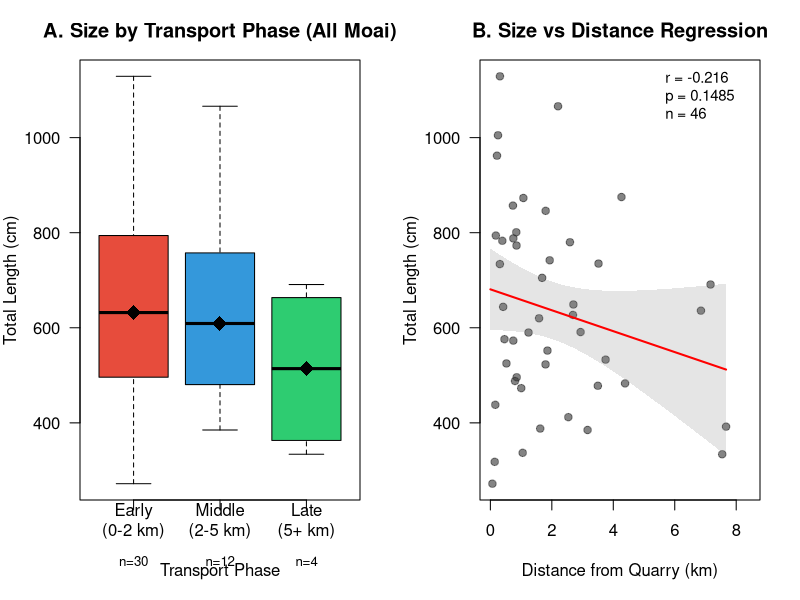
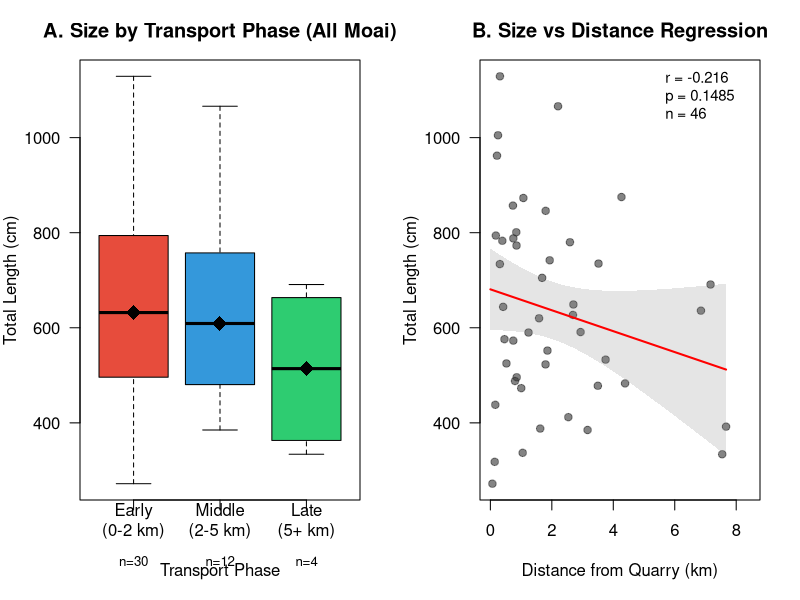
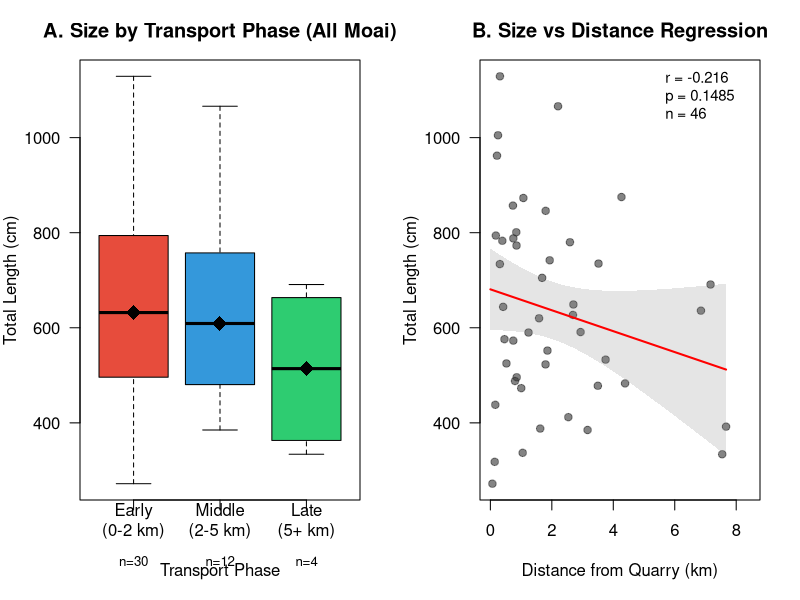
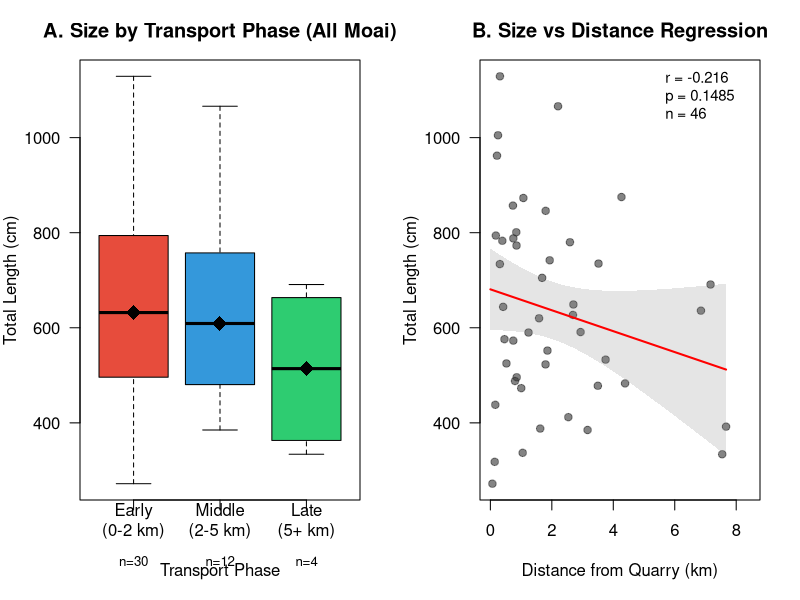

Here is the R script that generated these plots, in order:
#!/usr/bin/env Rscript
# Figure 13: Analysis of moai size in relation to transport distance
# Creates box plots by transport phase and scatter plot with regression

library(readxl)
library(ggplot2)
library(dplyr)
library(tidyr)
library(svglite)

cat("=== FIGURE 13: SIZE VS TRANSPORT DISTANCE ANALYSIS ===\n\n")

# Load the public database which has size data
public_db <- read_excel("../data/MOAI_DATABASE_PUBLIC.xlsx")

# Get ROAD and QUARRY NOT BEDROCK moai with size data
road_quarry_moai <- public_db %>%
  filter(LOCATION_TYPE %in% c("ROAD", "QUARRY NOT BEDROCK")) %>%
  mutate(
    latitude = as.numeric(latitude),
    longitude = as.numeric(longitude),
    total_length_cm = suppressWarnings(as.numeric(TOTAL_LENGTH_cm)),
    base_width_cm = suppressWarnings(as.numeric(BASE_WIDTHcm)),
    n_fragments = as.character(NUMBER_OF_FRAGMENTS)
  ) %>%
  filter(!is.na(latitude) & !is.na(longitude))

# Calculate distances directly for the road/quarry moai
QUARRY_LAT <- -27.125175
QUARRY_LON <- -109.288170

merged_data <- road_quarry_moai %>%
  mutate(
    lat_diff = (latitude - QUARRY_LAT) * 111000,
    lon_diff = (longitude - QUARRY_LON) * 99000,
    distance_from_quarry_m = sqrt(lat_diff^2 + lon_diff^2),
    distance_from_quarry_km = distance_from_quarry_m / 1000
  ) %>%
  filter(!is.na(distance_from_quarry_km))

# Use ALL moai with size data (not just complete ones) to get better coverage
# This includes fragments but gives us more data points across all distances
moai_with_size <- merged_data %>%
  filter(!is.na(total_length_cm) & total_length_cm > 0) %>%
  mutate(
    height_m = total_length_cm / 100,
    size_metric = ifelse(!is.na(base_width_cm), 
                         total_length_cm * base_width_cm, 
                         total_length_cm * total_length_cm * 0.3),  # Estimate if width missing
    is_complete = (n_fragments == "1" | n_fragments == 1)
  )

cat(sprintf("Moai with size and distance data: %d\n", nrow(moai_with_size)))
cat(sprintf("  Complete moai: %d\n", sum(moai_with_size$is_complete, na.rm = TRUE)))
cat(sprintf("  Fragments: %d\n", sum(!moai_with_size$is_complete, na.rm = TRUE)))

# Use the renamed variable for consistency
complete_moai <- moai_with_size

# Define transport phases based on distance
complete_moai <- complete_moai %>%
  mutate(
    transport_phase = case_when(
      distance_from_quarry_km <= 2 ~ "Early\n(0-2 km)",
      distance_from_quarry_km <= 5 ~ "Middle\n(2-5 km)",
      TRUE ~ "Late\n(5+ km)"
    ),
    transport_phase = factor(transport_phase, 
                            levels = c("Early\n(0-2 km)", "Middle\n(2-5 km)", "Late\n(5+ km)"))
  )

# Calculate phase statistics
phase_stats <- complete_moai %>%
  group_by(transport_phase) %>%
  summarise(
    n = n(),
    mean_height = mean(height_m),
    median_height = median(height_m),
    sd_height = sd(height_m),
    .groups = 'drop'
  )

print(phase_stats)

# Run correlation test
cor_test <- cor.test(complete_moai$distance_from_quarry_km, complete_moai$total_length_cm)
lm_model <- lm(total_length_cm ~ distance_from_quarry_km, data = complete_moai)

cat(sprintf("\nCorrelation Analysis:\n"))
cat(sprintf("Pearson r = %.3f\n", cor_test$estimate))
cat(sprintf("p-value = %.4f\n", cor_test$p.value))
cat(sprintf("R² = %.3f\n", summary(lm_model)$r.squared))

# Create the two-panel figure
par(mfrow = c(1, 2), mar = c(5, 4, 3, 2))

# Panel A: Box plots by transport phase
boxplot(total_length_cm ~ transport_phase, data = complete_moai,
        main = "A. Size by Transport Phase (All Moai)",
        xlab = "Transport Phase",
        ylab = "Total Length (cm)",
        col = c("#e74c3c", "#3498db", "#2ecc71"),
        las = 1,
        outline = TRUE)

# Add sample sizes
phase_counts <- table(complete_moai$transport_phase)
mtext(side = 1, at = 1:3, text = paste0("n=", phase_counts), 
      line = 2.5, cex = 0.8)

# Add median values
medians <- tapply(complete_moai$total_length_cm, complete_moai$transport_phase, median)
points(1:3, medians, pch = 18, cex = 2, col = "black")

# Panel B: Scatter plot with regression
plot(complete_moai$distance_from_quarry_km, complete_moai$total_length_cm,
     main = "B. Size vs Distance Regression",
     xlab = "Distance from Quarry (km)",
     ylab = "Total Length (cm)",
     pch = 19,
     col = rgb(0.2, 0.2, 0.2, 0.6),
     las = 1,
     xlim = c(0, max(complete_moai$distance_from_quarry_km) * 1.1))

# Add regression line with confidence interval
pred_data <- data.frame(distance_from_quarry_km = seq(0, max(complete_moai$distance_from_quarry_km), 
                                                      length.out = 100))
pred <- predict(lm_model, pred_data, interval = "confidence")

# Add confidence band
polygon(c(pred_data$distance_from_quarry_km, rev(pred_data$distance_from_quarry_km)),
        c(pred[,"lwr"], rev(pred[,"upr"])),
        col = rgb(0.5, 0.5, 0.5, 0.2),
        border = NA)

# Add regression line
lines(pred_data$distance_from_quarry_km, pred[,"fit"], 
      col = "red", lwd = 2)

# Add statistics text
text(max(complete_moai$distance_from_quarry_km) * 0.7, 
     max(complete_moai$total_length_cm) * 0.95,
     sprintf("r = %.3f\np = %.4f\nn = %d", 
             cor_test$estimate, cor_test$p.value, nrow(complete_moai)),
     pos = 4, cex = 0.9)

# Save the figure
if (!dir.exists("../figures")) {
  dir.create("../figures")
}

# Save in multiple formats
# High resolution PNG (600 dpi)
png("../figures/Figure_13_size_distance_analysis.png", 
    width = 10, height = 5, units = "in", res = 600)
par(mfrow = c(1, 2), mar = c(5, 4, 3, 2))

# Recreate Panel A for PNG
boxplot(total_length_cm ~ transport_phase, data = complete_moai,
        main = "A. Size by Transport Phase (All Moai)",
        xlab = "Transport Phase",
        ylab = "Total Length (cm)",
        col = c("#e74c3c", "#3498db", "#2ecc71"),
        las = 1,
        outline = TRUE)
mtext(side = 1, at = 1:3, text = paste0("n=", phase_counts), 
      line = 2.5, cex = 0.8)
points(1:3, medians, pch = 18, cex = 2, col = "black")

# Recreate Panel B for PNG
plot(complete_moai$distance_from_quarry_km, complete_moai$total_length_cm,
     main = "B. Size vs Distance Regression",
     xlab = "Distance from Quarry (km)",
     ylab = "Total Length (cm)",
     pch = 19,
     col = rgb(0.2, 0.2, 0.2, 0.6),
     las = 1,
     xlim = c(0, max(complete_moai$distance_from_quarry_km) * 1.1))
polygon(c(pred_data$distance_from_quarry_km, rev(pred_data$distance_from_quarry_km)),
        c(pred[,"lwr"], rev(pred[,"upr"])),
        col = rgb(0.5, 0.5, 0.5, 0.2),
        border = NA)
lines(pred_data$distance_from_quarry_km, pred[,"fit"], 
      col = "red", lwd = 2)
text(max(complete_moai$distance_from_quarry_km) * 0.7, 
     max(complete_moai$total_length_cm) * 0.95,
     sprintf("r = %.3f\np = %.4f\nn = %d", 
             cor_test$estimate, cor_test$p.value, nrow(complete_moai)),
     pos = 4, cex = 0.9)
dev.off()

# Low resolution preview PNG (150 dpi)
png("../figures/Figure_13_size_distance_analysis_preview.png", 
    width = 10, height = 5, units = "in", res = 150)
par(mfrow = c(1, 2), mar = c(5, 4, 3, 2))

# Recreate Panel A for preview PNG
boxplot(total_length_cm ~ transport_phase, data = complete_moai,
        main = "A. Size by Transport Phase (All Moai)",
        xlab = "Transport Phase",
        ylab = "Total Length (cm)",
        col = c("#e74c3c", "#3498db", "#2ecc71"),
        las = 1,
        outline = TRUE)
mtext(side = 1, at = 1:3, text = paste0("n=", phase_counts), 
      line = 2.5, cex = 0.8)
points(1:3, medians, pch = 18, cex = 2, col = "black")

# Recreate Panel B for preview PNG
plot(complete_moai$distance_from_quarry_km, complete_moai$total_length_cm,
     main = "B. Size vs Distance Regression",
     xlab = "Distance from Quarry (km)",
     ylab = "Total Length (cm)",
     pch = 19,
     col = rgb(0.2, 0.2, 0.2, 0.6),
     las = 1,
     xlim = c(0, max(complete_moai$distance_from_quarry_km) * 1.1))
polygon(c(pred_data$distance_from_quarry_km, rev(pred_data$distance_from_quarry_km)),
        c(pred[,"lwr"], rev(pred[,"upr"])),
        col = rgb(0.5, 0.5, 0.5, 0.2),
        border = NA)
lines(pred_data$distance_from_quarry_km, pred[,"fit"], 
      col = "red", lwd = 2)
text(max(complete_moai$distance_from_quarry_km) * 0.7, 
     max(complete_moai$total_length_cm) * 0.95,
     sprintf("r = %.3f\np = %.4f\nn = %d", 
             cor_test$estimate, cor_test$p.value, nrow(complete_moai)),
     pos = 4, cex = 0.9)
dev.off()

pdf("../figures/Figure_13_size_distance_analysis.pdf", width = 10, height = 5)
par(mfrow = c(1, 2), mar = c(5, 4, 3, 2))

# Repeat Panel A for PDF
boxplot(total_length_cm ~ transport_phase, data = complete_moai,
        main = "A. Size by Transport Phase (All Moai)",
        xlab = "Transport Phase",
        ylab = "Total Length (cm)",
        col = c("#e74c3c", "#3498db", "#2ecc71"),
        las = 1,
        outline = TRUE)
mtext(side = 1, at = 1:3, text = paste0("n=", phase_counts), 
      line = 2.5, cex = 0.8)
points(1:3, medians, pch = 18, cex = 2, col = "black")

# Repeat Panel B for PDF
plot(complete_moai$distance_from_quarry_km, complete_moai$total_length_cm,
     main = "B. Size vs Distance Regression",
     xlab = "Distance from Quarry (km)",
     ylab = "Total Length (cm)",
     pch = 19,
     col = rgb(0.2, 0.2, 0.2, 0.6),
     las = 1,
     xlim = c(0, max(complete_moai$distance_from_quarry_km) * 1.1))
polygon(c(pred_data$distance_from_quarry_km, rev(pred_data$distance_from_quarry_km)),
        c(pred[,"lwr"], rev(pred[,"upr"])),
        col = rgb(0.5, 0.5, 0.5, 0.2),
        border = NA)
lines(pred_data$distance_from_quarry_km, pred[,"fit"], 
      col = "red", lwd = 2)
text(max(complete_moai$distance_from_quarry_km) * 0.7, 
     max(complete_moai$total_length_cm) * 0.95,
     sprintf("r = %.3f\np = %.4f\nn = %d", 
             cor_test$estimate, cor_test$p.value, nrow(complete_moai)),
     pos = 4, cex = 0.9)
dev.off()

# Save statistics
write.csv(phase_stats, "../figures/Figure_13_phase_statistics.csv", row.names = FALSE)
write.csv(complete_moai %>% 
          select(distance_from_quarry_km, total_length_cm, height_m, transport_phase),
          "../figures/Figure_13_analysis_data.csv", row.names = FALSE)

cat("\n=== FIGURE 13 CREATED SUCCESSFULLY ===\n")
cat("Files saved:\n")
cat("- Figure_13_size_distance_analysis.png (600 dpi)\n")
cat("- Figure_13_size_distance_analysis_preview.png (150 dpi)\n") 
cat("- Figure_13_size_distance_analysis.pdf\n")
cat("- Figure_13_phase_statistics.csv\n")
cat("- Figure_13_analysis_data.csv\n")

cat("\n=== KEY FINDINGS ===\n")
if(cor_test$p.value < 0.05) {
  cat("Significant negative correlation between size and distance\n")
  cat("Larger moai tend to be found closer to the quarry\n")
} else {
  cat("No significant correlation between size and distance\n")
  cat("Moai size does not predict transport distance\n")
}
